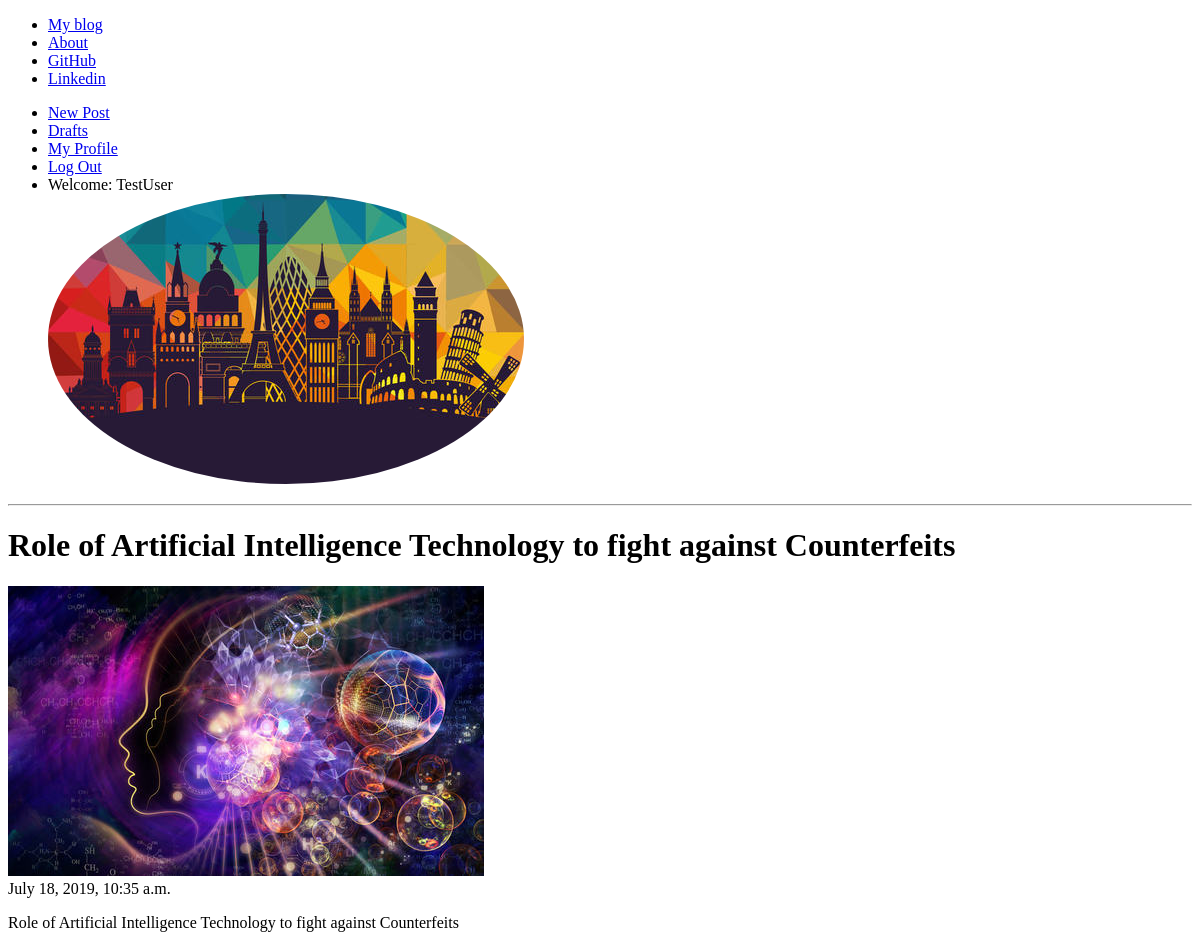
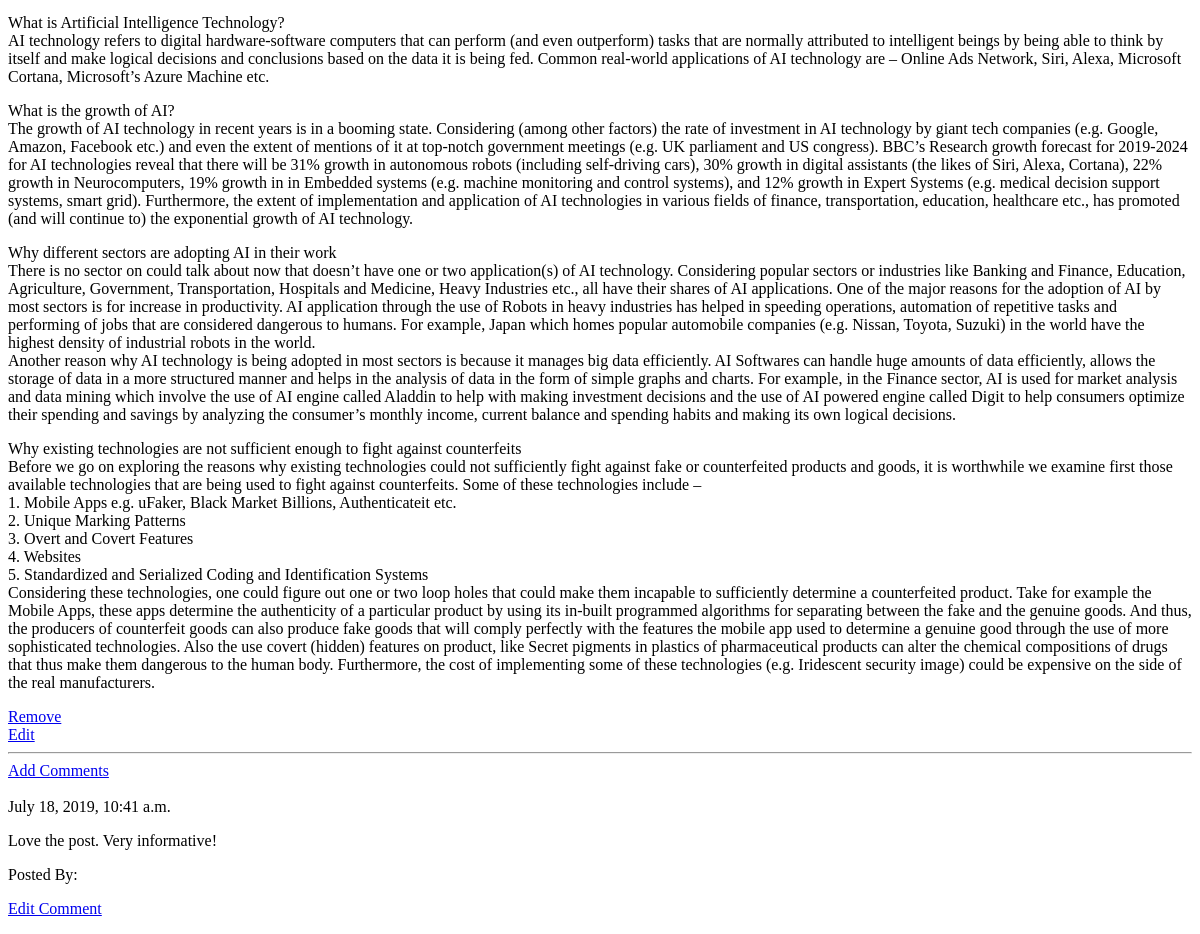
Page /post/4 (signed in) on the committed database (2 pictures, top to bottom).
### User_Registration_App/models.py (models this page shows, shortened)
class UserProfile(models.Model):
    user = models.OneToOneField(User, on_delete = models.CASCADE)
    picture = models.ImageField(default = "profile_pics/cehhhh.jpg", upload_to = "profile_pics")

### Blog_App/models.py (models this page shows, shortened)
class Post(models.Model):
    author = models.ForeignKey('auth.User', on_delete=models.CASCADE)
    title = models.CharField(max_length=200, unique=True)
    text = models.TextField()
    create_date = models.DateTimeField(default=timezone.now)
    published_date = models.DateTimeField(blank=True, null=True)
    image = models.ImageField(blank=True, null=True, upload_to='post_pics')

class Comment(models.Model):
    post = models.ForeignKey('Blog_App.Post', on_delete=models.CASCADE, related_name='comments')
    name = models.CharField(max_length=200)
    text = models.TextField()
    create_date = models.DateTimeField(default=timezone.now)
    approved_comment = models.BooleanField(default=True)

### Blog_App/views.py (the view)
# urls.py: path('post/<int:pk>', views.PostDetailView.as_view(), name='post_detail'),
class PostDetailView(DetailView):
    model = Post

### Blog_App/templates/Blog_App/post_detail.html
{% extends "Blog_App/base.html" %}
{% block content %}
  <hr>
  <h1>{{post.title}}</h1>
  {% if post.image %}
    <img src="{{post.image.url}}" alt="PostImage">
  {% endif %}
  {% if post.published_date %}
    <div>
      {{post.published_date}}
    </div>
  {% else %}
    <a href="{% url 'Blog_App:post_publish' pk=post.pk %}">Publish</a>
  {% endif %}
  <p class="postcontent">{{post.text|safe|linebreaks}}</p>
    <a href="{% url 'Blog_App:post_remove' pk=post.pk %}">
      <span>Remove</span>
    </a>
    <br>
    <a href="{% url 'Blog_App:post_update' pk=post.pk %}">Edit</a>
  <hr>
  <a href="{% url 'Blog_App:add_comment_to_post' pk=post.pk %}">Add Comments</a>
  <div>
    {% for comment in post.comments.all %}
      <br>
      {% if comment.approved_comment %}
        {{comment.create_date}}
        <br>
        <p>{{comment.text|safe|linebreaks}}</p>
        <p>Posted By: {{comment.author}}</p>
        <p> <a href="{% url 'Blog_App:comment_edit' pk=comment.pk %}">Edit Comment</a> </p>
      {% endif %}
      {% empty %}
      <p>No Comments!</p>
    {% endfor %}
  </div>
{% endblock content %}

### Blog_App/templates/Blog_App/base.html (shortened to what this page needs)
<!DOCTYPE html>
{% load staticfiles %}
<html lang="en" dir="ltr">
  <head>
      <link rel="stylesheet" href="{% static 'css/Blog_App.css' %}">
  </head>
  <body class="loader">
    <div class="jumbotron">
      <ul class="nav navbar-nav">
        <li><a href="{% url 'Blog_App:post_list' %}">My blog</a></li>
        <li><a href="{% url 'Blog_App:about' %}">About</a></li>
        <li><a target="_blank" href="https://github.com/Timothy-py/Blog_Project.git">GitHub</a></li>
        <li><a target="_blank" href="https://www.linkedin.com">Linkedin</a></li>
      </ul>
      {% if user.is_authenticated %}
      <ul class="nav navbar-nav navbar-right">
        <li>
          <a href="{% url 'Blog_App:post_new' %}">New Post</a>
        </li>
        <li>
          <a href="{% url 'Blog_App:post_draft_list' %}">Drafts</a>
        </li>
        <li>
          <a href="{% url 'Blog_App:profile' pk=user.pk %}">My Profile</a>
        </li>
        <li><a href="{% url 'logout' %}">Log Out</a></li>
        <li>
          <a>Welcome: {{user.username}}</a>
        </li>
          <div class="profile_pics">
            <img style="border-radius:50%" src="{{user.userprofile.picture.url}}" alt="profile picture">
          </div>
          {% else %}
            <li> <a class="nav navbar-right"  href="{% url 'login' %}"> <span class="glyphicon glyphicon-user">Login</span> </a> </li>
            <li> <a href="{% url 'register' %}">Sign Up</a> </li>
      </ul>
      {% endif %}
    </div>
    <div class="content container">
      <div class="row">
        <div class="col-md-8">
          <div class="blog_posts">
            {% block content %}
            {% endblock %}
          </div>
        </div>
      </div>
    </div>
  </body>
</html>

### Blog_App/static/css/Blog_App.css (style rules this page uses)
.loader { filter: hue-rotate(0deg); color: linear-gradient(45deg,#0f8,#08f); animation: hue 10000ms infinite linear; }

### rows in the picture
Post: title "Role of Artificial Intelligence Technology to fight against Counterfeits", image (picture), published_date "July 18, 2019, 10:35 a.m.", text "Role of Artificial Intelligence Technology to fight against Counterfeits What is Artificial Intelligence Technology? AI technology refers to digital hardware-software computers that can perform (and even outperform) tasks that are normally attributed to intelligent beings by being able to think by itself and make logical decisions and conclusions based on the data it is being fed. Common real-world applications of AI technology are – Online Ads Network, Siri, Alexa, Microsoft Cortana, Microsoft’s Azure Machine etc. What is the growth of AI? The growth of AI technology in recent years is in a booming state. Considering (among other factors) the rate of investment in AI technology by giant…"
Comment: create_date "July 18, 2019, 10:41 a.m.", text "Love the post. Very informative!"

### other values in the picture
{{ user.username }} "TestUser"
